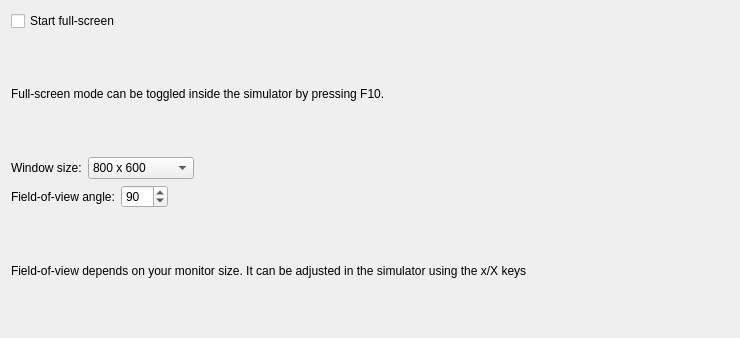
<?xml version="1.0" encoding="UTF-8"?>
<ui version="4.0">
 <class>ViewSettings</class>
 <widget class="SettingsSection" name="ViewSettings">
  <property name="geometry">
   <rect>
    <x>0</x>
    <y>0</y>
    <width>740</width>
    <height>338</height>
   </rect>
  </property>
  <property name="windowTitle">
   <string>Form</string>
  </property>
  <property name="title" stdset="0">
   <string>View</string>
  </property>
  <layout class="QVBoxLayout" name="verticalLayout">
   <item>
    <widget class="QCheckBox" name="checkBox">
     <property name="text">
      <string>Start full-screen</string>
     </property>
    </widget>
   </item>
   <item>
    <widget class="QLabel" name="label">
     <property name="text">
      <string>Full-screen mode can be toggled inside the simulator by pressing F10.</string>
     </property>
     <property name="wordWrap">
      <bool>true</bool>
     </property>
     <property name="help" stdset="0">
      <bool>true</bool>
     </property>
    </widget>
   </item>
   <item>
    <layout class="QHBoxLayout" name="horizontalLayout">
     <item>
      <widget class="QLabel" name="label_2">
       <property name="text">
        <string>Window size:</string>
       </property>
       <property name="advanced" stdset="0">
        <bool>true</bool>
       </property>
      </widget>
     </item>
     <item>
      <widget class="QComboBox" name="comboBox">
       <property name="advanced" stdset="0">
        <bool>true</bool>
       </property>
       <item>
        <property name="text">
         <string>800 x 600</string>
        </property>
       </item>
       <item>
        <property name="text">
         <string>1024 x 768</string>
        </property>
       </item>
       <item>
        <property name="text">
         <string>Custom size...</string>
        </property>
       </item>
      </widget>
     </item>
     <item>
      <spacer name="horizontalSpacer">
       <property name="orientation">
        <enum>Qt::Horizontal</enum>
       </property>
       <property name="sizeHint" stdset="0">
        <size>
         <width>40</width>
         <height>20</height>
        </size>
       </property>
      </spacer>
     </item>
    </layout>
   </item>
   <item>
    <layout class="QHBoxLayout" name="horizontalLayout_2">
     <item>
      <widget class="QLabel" name="label_3">
       <property name="text">
        <string>Field-of-view angle:</string>
       </property>
       <property name="advanced" stdset="0">
        <bool>true</bool>
       </property>
      </widget>
     </item>
     <item>
      <widget class="QSpinBox" name="spinBox">
       <property name="maximum">
        <number>180</number>
       </property>
       <property name="value">
        <number>90</number>
       </property>
       <property name="advanced" stdset="0">
        <bool>true</bool>
       </property>
      </widget>
     </item>
     <item>
      <spacer name="horizontalSpacer_2">
       <property name="orientation">
        <enum>Qt::Horizontal</enum>
       </property>
       <property name="sizeHint" stdset="0">
        <size>
         <width>40</width>
         <height>20</height>
        </size>
       </property>
      </spacer>
     </item>
    </layout>
   </item>
   <item>
    <widget class="QLabel" name="label_4">
     <property name="text">
      <string>Field-of-view depends on your monitor size. It can be adjusted in the simulator using the x/X keys</string>
     </property>
     <property name="wordWrap">
      <bool>true</bool>
     </property>
     <property name="advanced" stdset="0">
      <bool>true</bool>
     </property>
     <property name="help" stdset="0">
      <bool>true</bool>
     </property>
    </widget>
   </item>
  </layout>
 </widget>
 <customwidgets>
  <customwidget>
   <class>SettingsSection</class>
   <extends>QWidget</extends>
   <header location="global">GUI/settingssection.h</header>
   <container>1</container>
  </customwidget>
 </customwidgets>
 <resources/>
 <connections/>
</ui>
